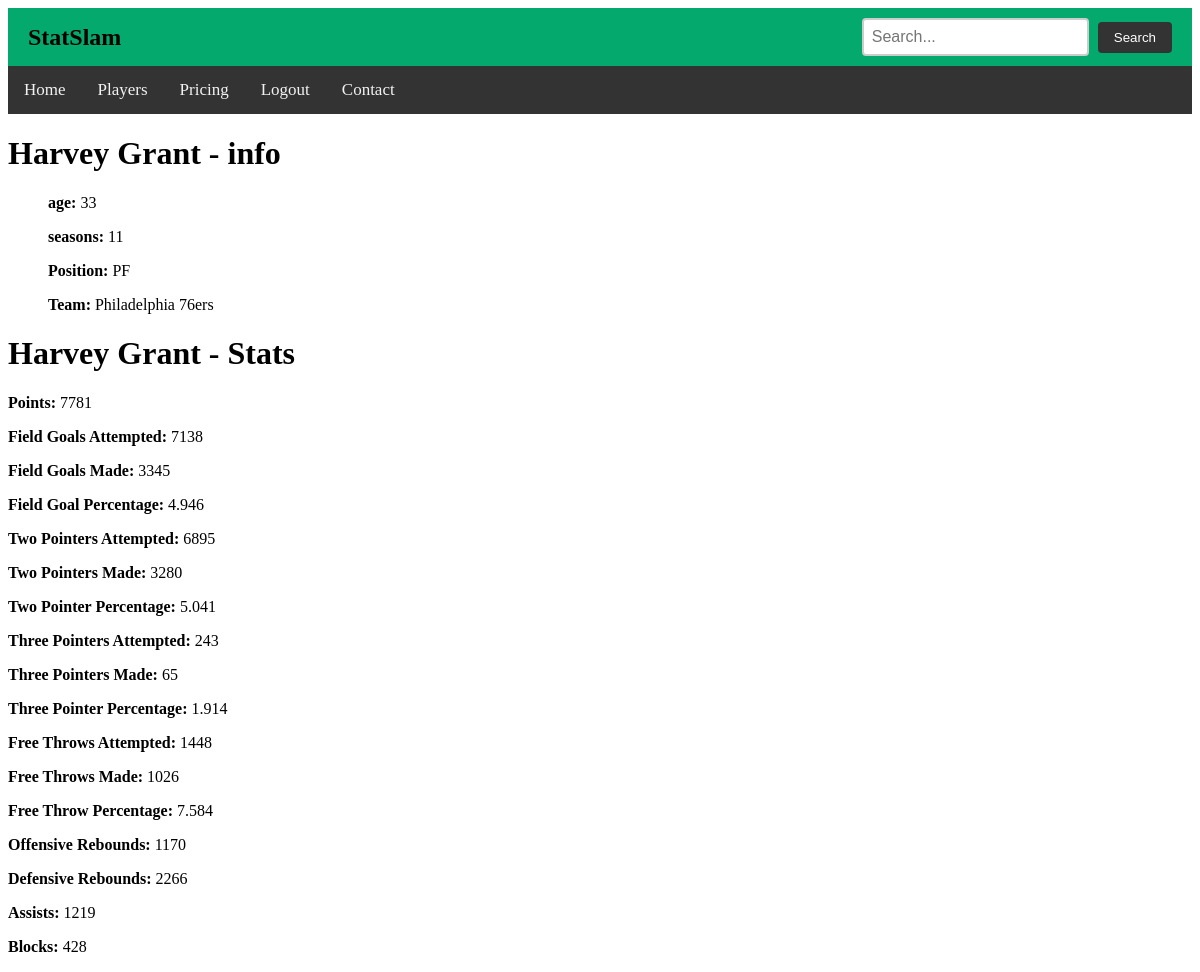
/playerstats.php?playerID=2049 (signed in), run on the app's committed database.
### tables this page shows
CREATE TABLE `playerinfo` (
  `playerID` int(11) NOT NULL,
  `teamID` int(11) NOT NULL,
  `name` varchar(100) NOT NULL,
  `age` int(11) NOT NULL,
  `seasonsPlayed` int(11) NOT NULL DEFAULT 1,
  `position` varchar(10) DEFAULT NULL
);

CREATE TABLE `teaminfo` (
  `teamID` int(11) NOT NULL,
  `city` varchar(190) NOT NULL,
  `name` varchar(15) NOT NULL
);

CREATE TABLE `playertotals` (
  `recordID` int(11) NOT NULL,
  `playerID` int(11) NOT NULL,
  `fieldGoalsAttempted` int(11) NOT NULL DEFAULT 0,
  `fieldGoalsMade` int(11) NOT NULL DEFAULT 0,
  `fieldGoalPercentage` float NOT NULL DEFAULT 0,
  `points` int(11) NOT NULL DEFAULT 0,
  `threePointersAttempted` int(11) NOT NULL DEFAULT 0,
  `threePointersMade` int(11) NOT NULL DEFAULT 0,
  `threePointerPercentage` float NOT NULL DEFAULT 0,
  `twoPointersAttempted` int(11) NOT NULL DEFAULT 0,
  `twoPointersMade` int(11) NOT NULL DEFAULT 0,
  `twoPointerPercentage` float NOT NULL DEFAULT 0,
  `freeThrowsAttempted` int(11) NOT NULL DEFAULT 0,
  `freeThrowsMade` int(11) NOT NULL DEFAULT 0,
  `freeThrowPercentage` float NOT NULL DEFAULT 0,
  `offensiveRebounds` int(11) NOT NULL DEFAULT 0,
  `defensiveRebounds` int(11) NOT NULL DEFAULT 0,
  `assists` int(11) NOT NULL DEFAULT 0,
  `blocks` int(11) NOT NULL DEFAULT 0
);

### playerstats.php (the view, shortened to what this page needs)
<?php
$host = "localhost";
$username = "root";
$password = "";
$database = "statslam_db";
$conn = new mysqli($host, $username, $password, $database);
$playerID = isset($_GET["playerID"]) ? intval($_GET["playerID"]) : -1;
if ($playerID >= 0) {
    $stmt = $conn->prepare("SELECT * FROM playertotals WHERE playerID = ?");
    $stmt->bind_param("i", $playerID);
    $stmt->execute();
    $result = $stmt->get_result();
    if ($result->num_rows > 0) {
        $playerTotals = $result->fetch_assoc();
    } else {
        die("error with player totals");
    }
} else {
    die("Invalid player ID.");
}
if ($playerID >= 0) {
    $stmt = $conn->prepare(
        "SELECT name,age,seasonsPlayed,position,teamID FROM playerinfo WHERE playerID = ?"
    );
    $stmt->bind_param("i", $playerID);
    $stmt->execute();
    $result = $stmt->get_result();
    if ($result->num_rows > 0) {
        $playerInfo = $result->fetch_assoc();
    } else {
        die("error with player info");
    }
} else {
    die("issue with players");
}
$stmt = $conn->prepare("SELECT city, name FROM teaminfo WHERE teamID = ?");
$stmt->bind_param("i", $playerInfo["teamID"]);
$stmt->execute();
$result = $stmt->get_result();
if ($result->num_rows > 0) {
    $row = $result->fetch_assoc();
    $teamName = $row["city"] . " " . $row["name"];
} else {
    die("Team not found.");
}
?>
<!DOCTYPE html>
<html lang="en">
<head>
    <div class="header-container">
        <h1 class="webHeader">StatSlam</h1>
        <div class="search-container">
            <form action="search.php" method="post">
                <input type="text" class="search-input" name="search" placeholder="Search...">
                <button type="submit" class="search-button">Search</button>
            </form>
        </div>
    </div>
    <link rel="stylesheet" href="index.css">
</head>
<body>
    <div class="topnav">
              <a href="index.php">Home</a>
              <a href="allPlayers.php">Players</a>
              <a href="pricing.php">Pricing</a>
              <?php if (!isset($_SESSION["userID"])): ?>
                  <a href="login.php">Login</a>
                  <a href="signUp.php">Sign Up</a>
              <?php else: ?>
                  <a href="logout.php">Logout</a>
              <?php endif; ?>
              <a href="contact.php">Contact</a>
            </div>
    <div class="container">
        <h1><?= htmlspecialchars($playerInfo["name"]) ?> - info</h1>
        <?php if (!empty($playerInfo)): ?>
            <ul>
                <p><strong>age:</strong> <?= htmlspecialchars(
                    $playerInfo["age"]
                ) ?></p>
                <p><strong>seasons:</strong> <?= htmlspecialchars(
                    $playerInfo["seasonsPlayed"]
                ) ?></p>
                <p><strong>Position:</strong> <?= htmlspecialchars(
                    $playerInfo["position"]
                ) ?></p>
                <p><strong>Team:</strong> <?= htmlspecialchars($teamName) ?></p>
            </ul>
    <div class="container">
        <h1><?= htmlspecialchars($playerInfo["name"]) ?> - Stats</h1>
        <p><strong>Points:</strong> <?= htmlspecialchars(
            $playerTotals["points"]
        ) ?></p>
        <p><strong>Field Goals Attempted:</strong> <?= htmlspecialchars(
            $playerTotals["fieldGoalsAttempted"]
        ) ?></p>
        <p><strong>Field Goals Made:</strong> <?= htmlspecialchars(
            $playerTotals["fieldGoalsMade"]
        ) ?></p>
        <p><strong>Field Goal Percentage:</strong> <?= htmlspecialchars(
            $playerTotals["fieldGoalPercentage"]
        ) ?></p>
        <p><strong>Two Pointers Attempted:</strong> <?= htmlspecialchars(
            $playerTotals["twoPointersAttempted"]
        ) ?></p>
        <p><strong>Two Pointers Made:</strong> <?= htmlspecialchars(
            $playerTotals["twoPointersMade"]
        ) ?></p>
        <p><strong>Two Pointer Percentage:</strong> <?= htmlspecialchars(
            $playerTotals["twoPointerPercentage"]
        ) ?></p>
        <p><strong>Three Pointers Attempted:</strong> <?= htmlspecialchars(
            $playerTotals["threePointersAttempted"]
        ) ?></p>
        <p><strong>Three Pointers Made:</strong> <?= htmlspecialchars(
            $playerTotals["threePointersMade"]
        ) ?></p>
        <p><strong>Three Pointer Percentage:</strong> <?= htmlspecialchars(
            $playerTotals["threePointerPercentage"]
        ) ?></p>
        <p><strong>Free Throws Attempted:</strong> <?= htmlspecialchars(
            $playerTotals["freeThrowsAttempted"]
        ) ?></p>
        <p><strong>Free Throws Made:</strong> <?= htmlspecialchars(
            $playerTotals["freeThrowsMade"]
        ) ?></p>
        <p><strong>Free Throw Percentage:</strong> <?= htmlspecialchars(
            $playerTotals["freeThrowPercentage"]
        ) ?></p>
        <p><strong>Offensive Rebounds:</strong> <?= htmlspecialchars(
            $playerTotals["offensiveRebounds"]
        ) ?></p>
        <p><strong>Defensive Rebounds:</strong> <?= htmlspecialchars(
            $playerTotals["defensiveRebounds"]
        ) ?></p>
        <p><strong>Assists:</strong> <?= htmlspecialchars(
            $playerTotals["assists"]
        ) ?></p>
        <p><strong>Blocks:</strong> <?= htmlspecialchars(
            $playerTotals["blocks"]
        ) ?></p>
    </div>
            <?php else: ?>
            <p>No players found for this team.</p>
        <?php endif; ?>
    </div>
</body>
</html>

### index.css (style rules this page uses)
body { padding: 0px; }
.topnav { background-color: #333; overflow: hidden; }
.topnav a { float: left; color: #f2f2f2; text-align: center; padding: 14px 16px; text-decoration: none; font-size: 17px; }
.webHeader { color: #000000; background: #04aa6d; }
.header-container { display: flex; justify-content: space-between; align-items: center; background: #04aa6d; padding: 10px 20px; width: 100%; box-sizing: border-box; }
.webHeader { margin: 0; font-size: 24px; color: #000000; }
.search-container { display: flex; align-items: center; margin: 0; }
.search-input { padding: 8px; border: 2px solid #ccc; border-radius: 4px; font-size: 16px; }
.search-button { padding: 8px 16px; margin-left: 5px; border: none; background-color: #333; color: white; border-radius: 4px; cursor: pointer; transition: background-color 0.3s ease; }

### data on the page
playerinfo: name "Harvey Grant", age "33", seasonsPlayed "11", position "PF"
teaminfo: teamName "Philadelphia 76ers"
playertotals: points "7781", fieldGoalsAttempted "7138", fieldGoalsMade "3345", fieldGoalPercentage "4.946", twoPointersAttempted "6895", twoPointersMade "3280", twoPointerPercentage "5.041", threePointersAttempted "243", threePointersMade "65", threePointerPercentage "1.914", freeThrowsAttempted "1448", freeThrowsMade "1026", freeThrowPercentage "7.584", offensiveRebounds "1170", defensiveRebounds "2266", assists "1219", blocks "428"
